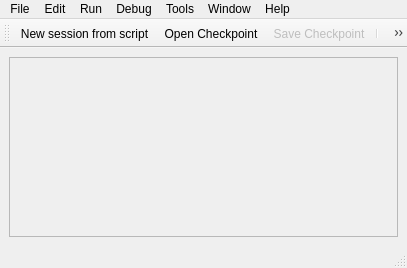
<?xml version="1.0" encoding="UTF-8"?>
<ui version="4.0">
  <class>MainWindow</class>
  <widget class="QMainWindow" name="MainWindow">
    <property name="geometry">
      <rect>
        <x>0</x>
        <y>0</y>
        <width>407</width>
        <height>268</height>
      </rect>
    </property>
    <property name="windowTitle">
      <string>Sim Control</string>
    </property>
    <widget class="QWidget" name="centralwidget">
      <layout class="QGridLayout" name="gridLayout">
        <item row="0" column="0">
          <widget class="QFrame" name="frame">
            <property name="frameShape">
              <enum>QFrame::StyledPanel</enum>
            </property>
            <property name="frameShadow">
              <enum>QFrame::Raised</enum>
            </property>
          </widget>
        </item>
      </layout>
    </widget>
    <widget class="QMenuBar" name="menubar">
      <property name="geometry">
        <rect>
          <x>0</x>
          <y>0</y>
          <width>407</width>
          <height>27</height>
        </rect>
      </property>
      <widget class="QMenu" name="menuFile">
        <property name="title">
          <string>File</string>
        </property>
        <addaction name="actionNewEmptySession"/>
        <addaction name="actionNewSessionFromScript"/>
        <addaction name="actionOpenCheckpoint"/>
        <addaction name="actionSaveCheckpoint"/>
        <addaction name="separator"/>
        <addaction name="actionAppendFromScript"/>
        <addaction name="actionAppendFromCheckpoint"/>
        <addaction name="separator"/>
        <addaction name="actionLoadPresistentState"/>
        <addaction name="actionSavePresistentState"/>
        <addaction name="separator"/>
        <addaction name="actionPythonFile"/>
        <addaction name="separator"/>
        <addaction name="actionCreateWorkspace"/>
        <addaction name="actionChangeWorkspace"/>
        <addaction name="separator"/>
        <addaction name="actionExit"/>
      </widget>
      <widget class="QMenu" name="menuEdit">
        <property name="title">
          <string>Edit</string>
        </property>
        <addaction name="actionPreferences"/>
      </widget>
      <widget class="QMenu" name="menuRun">
        <property name="title">
          <string>Run</string>
        </property>
        <addaction name="actionRunForward"/>
        <addaction name="actionStop"/>
        <addaction name="actionRunReverse"/>
        <addaction name="separator"/>
        <addaction name="actionMultithreadingEnabled"/>
        <addaction name="actionReverseExecutionEnabled"/>
        <addaction name="actionClearInputRecording"/>
      </widget>
      <widget class="QMenu" name="menuDebug">
        <property name="title">
          <string>Debug</string>
        </property>
        <addaction name="actionDisassembly"/>
        <addaction name="actionStackTrace"/>
        <addaction name="actionSourceView"/>
        <addaction name="actionCPURegisters"/>
        <addaction name="actionDeviceRegisters"/>
        <addaction name="actionMemoryContents"/>
      </widget>
      <widget class="QMenu" name="menuTools">
        <property name="title">
          <string>Tools</string>
        </property>
        <addaction name="actionCommandLineWindow"/>
        <addaction name="actionCommandBrowser"/>
        <addaction name="actionHapsBrowser"/>
        <addaction name="actionObjectBrowser"/>
        <addaction name="atcionConfigurationBrowser"/>
        <addaction name="actionNewStatisticsPlot"/>
        <addaction name="actionMemoryMappingsBrowser"/>
      </widget>
      <widget class="QMenu" name="menuWindow">
        <property name="title">
          <string>Window</string>
        </property>
        <addaction name="actionMinimizeAllConsoles"/>
        <addaction name="actionRestoreAllConsoles"/>
        <addaction name="separator"/>
        <addaction name="actionOpenAllConsoles"/>
        <addaction name="actionCloseAllConsoles"/>
        <addaction name="separator"/>
        <addaction name="actionNoConsoleWindows"/>
      </widget>
      <widget class="QMenu" name="menuHelp">
        <property name="title">
          <string>Help</string>
        </property>
        <addaction name="actionContents"/>
        <addaction name="separator"/>
        <addaction name="actionGettingStarted"/>
        <addaction name="separator"/>
        <addaction name="actionTechnicalSupport"/>
        <addaction name="actionBugReportForum"/>
        <addaction name="actionUserRegistration"/>
        <addaction name="actionVirtutechWebsite"/>
        <addaction name="separator"/>
        <addaction name="actionLicense"/>
        <addaction name="actionAbout"/>
      </widget>
      <addaction name="menuFile"/>
      <addaction name="menuEdit"/>
      <addaction name="menuRun"/>
      <addaction name="menuDebug"/>
      <addaction name="menuTools"/>
      <addaction name="menuWindow"/>
      <addaction name="menuHelp"/>
    </widget>
    <widget class="QStatusBar" name="statusBar"/>
    <widget class="QToolBar" name="toolBar">
      <property name="windowTitle">
        <string>toolBar</string>
      </property>
      <attribute name="toolBarArea">
        <enum>TopToolBarArea</enum>
      </attribute>
      <attribute name="toolBarBreak">
        <bool>false</bool>
      </attribute>
      <addaction name="actionNewSessionFromScript"/>
      <addaction name="actionOpenCheckpoint"/>
      <addaction name="actionSaveCheckpoint"/>
      <addaction name="separator"/>
      <addaction name="actionRunReverse"/>
      <addaction name="actionStop"/>
      <addaction name="actionRunForward"/>
      <addaction name="separator"/>
      <addaction name="actionMultithreadingEnabled"/>
      <addaction name="actionReverseExecutionEnabled"/>
    </widget>
    <action name="actionNewEmptySession">
      <property name="text">
        <string>New Empty Session</string>
      </property>
      <property name="menuRole">
        <enum>QAction::ApplicationSpecificRole</enum>
      </property>
    </action>
    <action name="actionNewSessionFromScript">
      <property name="icon">
        <iconset>
        <normaloff>../../.icons/Mac-X-Lion-reload/actions/gtk/add.png</normaloff>../../.icons/Mac-X-Lion-reload/actions/gtk/add.png</iconset>
      </property>
      <property name="text">
        <string>New session from script</string>
      </property>
      <property name="shortcut">
        <string>Ctrl+N</string>
      </property>
      <property name="visible">
        <bool>true</bool>
      </property>
      <property name="menuRole">
        <enum>QAction::TextHeuristicRole</enum>
      </property>
    </action>
    <action name="actionOpenCheckpoint">
      <property name="icon">
        <iconset>
        <normaloff>../../.icons/Mac-X-Lion-reload/actions/gtk/document-open.png</normaloff>../../.icons/Mac-X-Lion-reload/actions/gtk/document-open.png</iconset>
      </property>
      <property name="text">
        <string>Open Checkpoint...                       </string>
      </property>
      <property name="shortcut">
        <string>Ctrl+O</string>
      </property>
    </action>
    <action name="actionSaveCheckpoint">
      <property name="enabled">
        <bool>false</bool>
      </property>
      <property name="icon">
        <iconset>
        <normaloff>../../.icons/Mac-X-Lion-reload/actions/gtk/document-save.png</normaloff>../../.icons/Mac-X-Lion-reload/actions/gtk/document-save.png</iconset>
      </property>
      <property name="text">
        <string>Save Checkpoint...                        </string>
      </property>
      <property name="shortcut">
        <string>Ctrl+S</string>
      </property>
    </action>
    <action name="actionAppendFromScript">
      <property name="text">
        <string>Append from Script...</string>
      </property>
    </action>
    <action name="actionAppendFromCheckpoint">
      <property name="text">
        <string>Append from Checkpoint...</string>
      </property>
    </action>
    <action name="actionLoadPresistentState">
      <property name="enabled">
        <bool>false</bool>
      </property>
      <property name="text">
        <string>Load Presistent State...</string>
      </property>
    </action>
    <action name="actionSavePresistentState">
      <property name="enabled">
        <bool>false</bool>
      </property>
      <property name="text">
        <string>Save Persistent State...</string>
      </property>
    </action>
    <action name="actionPythonFile">
      <property name="text">
        <string>Run Python File...</string>
      </property>
    </action>
    <action name="actionCreateWorkspace">
      <property name="text">
        <string>Create Workspace...</string>
      </property>
    </action>
    <action name="actionChangeWorkspace">
      <property name="text">
        <string>Change Workspace...</string>
      </property>
    </action>
    <action name="actionExit">
      <property name="text">
        <string>Exit                                             </string>
      </property>
      <property name="shortcut">
        <string>Alt+F4</string>
      </property>
    </action>
    <action name="actionPreferences">
      <property name="text">
        <string>Preferences</string>
      </property>
    </action>
    <action name="actionRunForward">
      <property name="enabled">
        <bool>false</bool>
      </property>
      <property name="icon">
        <iconset>
        <normaloff>../../.icons/Mac-X-Lion-reload/actions/gtk/gtk-go-back-rtl.png</normaloff>../../.icons/Mac-X-Lion-reload/actions/gtk/gtk-go-back-rtl.png</iconset>
      </property>
      <property name="text">
        <string>Run the simulation forwards</string>
      </property>
    </action>
    <action name="actionStop">
      <property name="enabled">
        <bool>false</bool>
      </property>
      <property name="icon">
        <iconset>
        <normaloff>../../.icons/Mac-X-Lion-reload/actions/gtk/gtk-media-stop.png</normaloff>../../.icons/Mac-X-Lion-reload/actions/gtk/gtk-media-stop.png</iconset>
      </property>
      <property name="text">
        <string>Stop the simulation</string>
      </property>
    </action>
    <action name="actionRunReverse">
      <property name="enabled">
        <bool>false</bool>
      </property>
      <property name="icon">
        <iconset>
        <normaloff>../../.icons/Mac-X-Lion-reload/actions/gtk/gtk-go-back-ltr.png</normaloff>../../.icons/Mac-X-Lion-reload/actions/gtk/gtk-go-back-ltr.png</iconset>
      </property>
      <property name="text">
        <string>Run the simulation backwards</string>
      </property>
    </action>
    <action name="actionMultithreadingEnabled">
      <property name="checkable">
        <bool>true</bool>
      </property>
      <property name="checked">
        <bool>true</bool>
      </property>
      <property name="icon">
        <iconset>
        <normaloff>../../.icons/Mac-X-Lion-reload/actions/gtk/format-justify-right.png</normaloff>../../.icons/Mac-X-Lion-reload/actions/gtk/format-justify-right.png</iconset>
      </property>
      <property name="text">
        <string>Multithreading Enabled</string>
      </property>
    </action>
    <action name="actionReverseExecutionEnabled">
      <property name="checkable">
        <bool>true</bool>
      </property>
      <property name="enabled">
        <bool>false</bool>
      </property>
      <property name="icon">
        <iconset>
        <normaloff>../../.icons/Mac-X-Lion-reload/actions/gtk/object-rotate-left.png</normaloff>../../.icons/Mac-X-Lion-reload/actions/gtk/object-rotate-left.png</iconset>
      </property>
      <property name="text">
        <string>Reverse Execution Enabled</string>
      </property>
    </action>
    <action name="actionDisassembly">
      <property name="enabled">
        <bool>false</bool>
      </property>
      <property name="text">
        <string>Disassembly</string>
      </property>
    </action>
    <action name="actionStackTrace">
      <property name="enabled">
        <bool>false</bool>
      </property>
      <property name="text">
        <string>Stack Trace</string>
      </property>
    </action>
    <action name="actionSourceView">
      <property name="enabled">
        <bool>false</bool>
      </property>
      <property name="text">
        <string>Source View</string>
      </property>
    </action>
    <action name="actionCPURegisters">
      <property name="enabled">
        <bool>false</bool>
      </property>
      <property name="text">
        <string>CPU Registers</string>
      </property>
    </action>
    <action name="actionDeviceRegisters">
      <property name="enabled">
        <bool>false</bool>
      </property>
      <property name="text">
        <string>Device Registers</string>
      </property>
    </action>
    <action name="actionMemoryContents">
      <property name="enabled">
        <bool>false</bool>
      </property>
      <property name="text">
        <string>Memory Contents</string>
      </property>
    </action>
    <action name="actionCommandLineWindow">
      <property name="text">
        <string>Command Line Window</string>
      </property>
    </action>
    <action name="actionCommandBrowser">
      <property name="text">
        <string>Command Browser</string>
      </property>
    </action>
    <action name="actionHapsBrowser">
      <property name="text">
        <string>Haps Brower</string>
      </property>
    </action>
    <action name="actionObjectBrowser">
      <property name="text">
        <string>Object Brower</string>
      </property>
    </action>
    <action name="atcionConfigurationBrowser">
      <property name="text">
        <string>Configuration Brower</string>
      </property>
    </action>
    <action name="actionNewStatisticsPlot">
      <property name="text">
        <string>New Statistics Plot</string>
      </property>
    </action>
    <action name="actionMemoryMappingsBrowser">
      <property name="text">
        <string>Memory Mappings Browser</string>
      </property>
    </action>
    <action name="actionMinimizeAllConsoles">
      <property name="enabled">
        <bool>false</bool>
      </property>
      <property name="text">
        <string>Minimize All Consoles</string>
      </property>
    </action>
    <action name="actionRestoreAllConsoles">
      <property name="enabled">
        <bool>false</bool>
      </property>
      <property name="text">
        <string>Restore All Consoles</string>
      </property>
    </action>
    <action name="actionOpenAllConsoles">
      <property name="enabled">
        <bool>false</bool>
      </property>
      <property name="text">
        <string>Open All Consoles</string>
      </property>
    </action>
    <action name="actionCloseAllConsoles">
      <property name="enabled">
        <bool>false</bool>
      </property>
      <property name="text">
        <string>Close All Consoles</string>
      </property>
    </action>
    <action name="actionNoConsoleWindows">
      <property name="enabled">
        <bool>false</bool>
      </property>
      <property name="text">
        <string>&lt;No Console Windows&gt;</string>
      </property>
    </action>
    <action name="actionContents">
      <property name="text">
        <string>Contents</string>
      </property>
      <property name="shortcut">
        <string>Ctrl+F1</string>
      </property>
    </action>
    <action name="actionGettingStarted">
      <property name="text">
        <string>Getting Started</string>
      </property>
    </action>
    <action name="actionTechnicalSupport">
      <property name="text">
        <string>Technical Support</string>
      </property>
    </action>
    <action name="actionBugReportForum">
      <property name="text">
        <string>Bug Report Forum</string>
      </property>
    </action>
    <action name="actionUserRegistration">
      <property name="text">
        <string>User Registration</string>
      </property>
    </action>
    <action name="actionVirtutechWebsite">
      <property name="text">
        <string>AMS Website</string>
      </property>
    </action>
    <action name="actionLicense">
      <property name="text">
        <string>License</string>
      </property>
    </action>
    <action name="actionAbout">
      <property name="text">
        <string>About</string>
      </property>
    </action>
    <action name="actionRunTheSimulationBackwards">
      <property name="icon">
        <iconset>
        <normaloff>../../.icons/Mac-X-Lion-reload/actions/gtk/gtk-go-back-ltr.png</normaloff>../../.icons/Mac-X-Lion-reload/actions/gtk/gtk-go-back-ltr.png</iconset>
      </property>
      <property name="text">
        <string>Run the simulation backwards</string>
      </property>
    </action>
    <action name="actionStopTheSimulation">
      <property name="icon">
        <iconset>
        <normaloff>../../.icons/Mac-X-Lion-reload/actions/gtk/gtk-media-stop.png</normaloff>../../.icons/Mac-X-Lion-reload/actions/gtk/gtk-media-stop.png</iconset>
      </property>
      <property name="text">
        <string>Stop the simulation</string>
      </property>
    </action>
    <action name="actionRunTheSimulationForwards">
      <property name="icon">
        <iconset>
        <normaloff>../../.icons/Mac-X-Lion-reload/actions/gtk/gtk-go-back-rtl.png</normaloff>../../.icons/Mac-X-Lion-reload/actions/gtk/gtk-go-back-rtl.png</iconset>
      </property>
      <property name="text">
        <string>Run the simulation forwards</string>
      </property>
    </action>
    <action name="actionClearInputRecording">
      <property name="enabled">
        <bool>false</bool>
      </property>
      <property name="text">
        <string>Clear Input Recording</string>
      </property>
    </action>
  </widget>
  <resources/>
  <connections/>
</ui>
